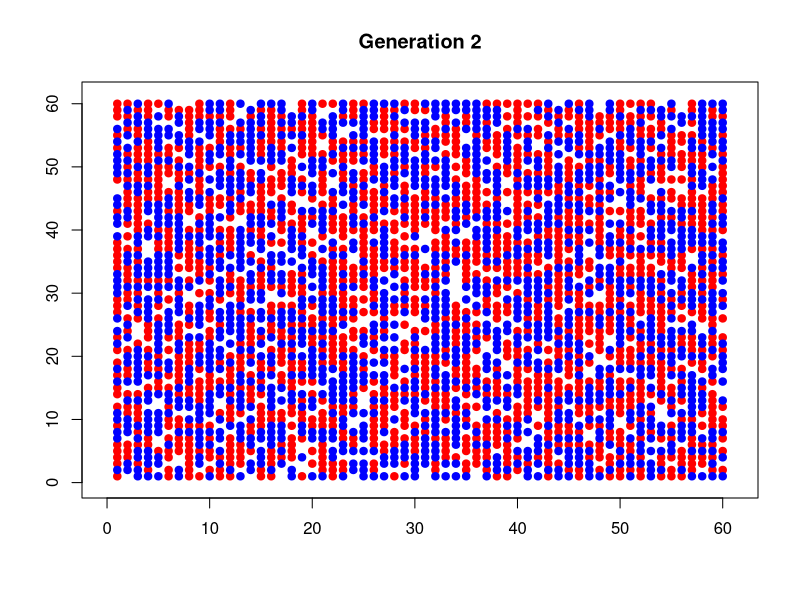
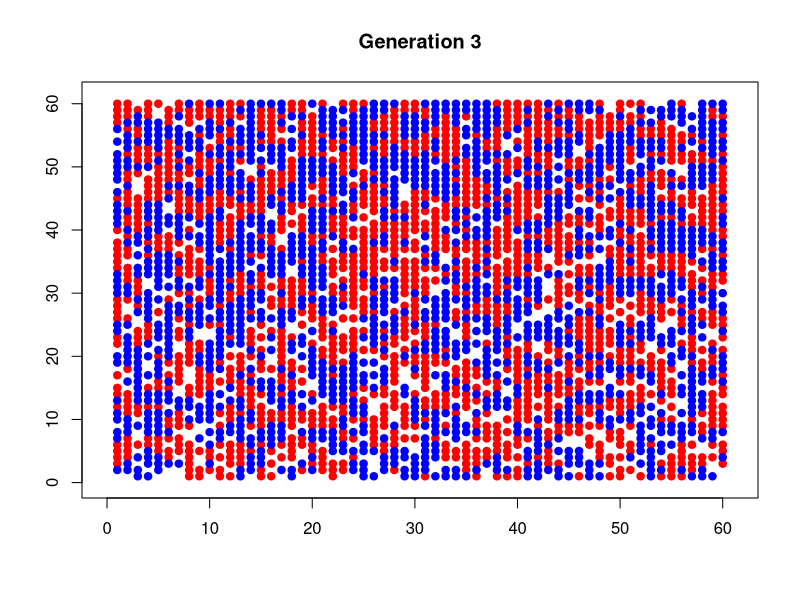
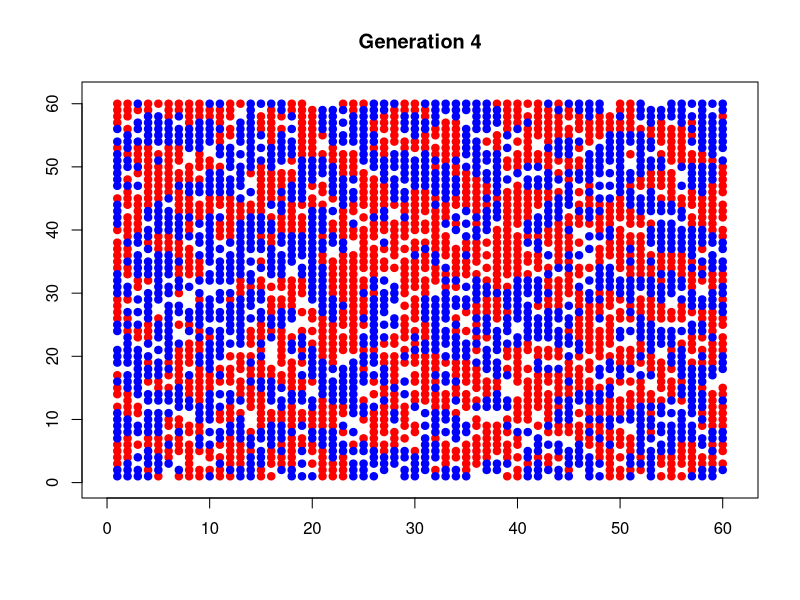
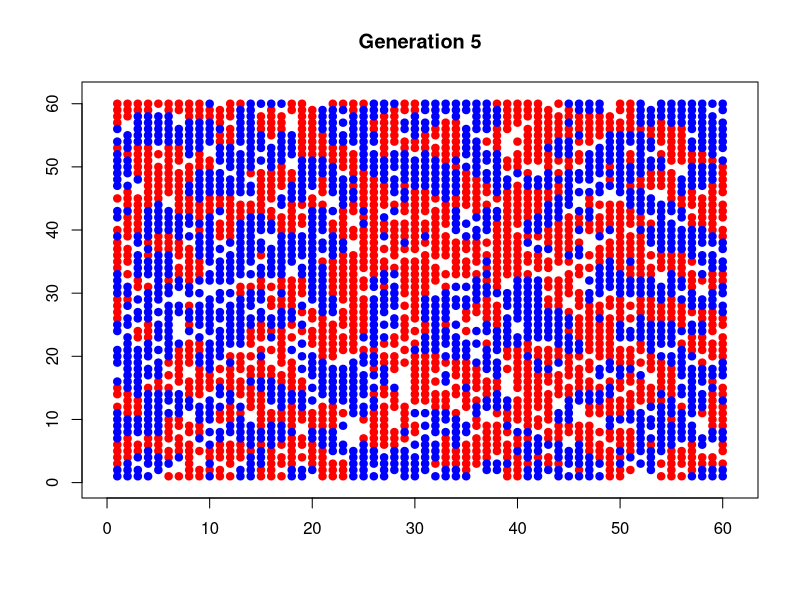
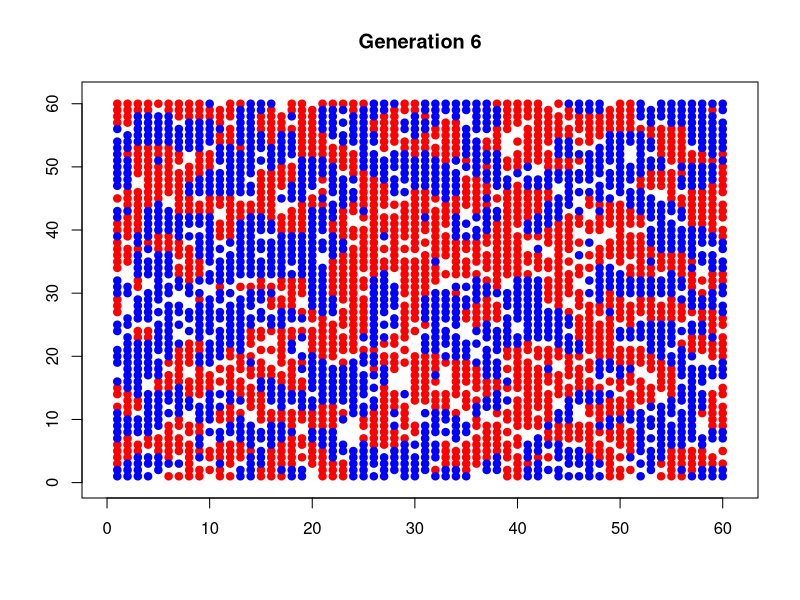
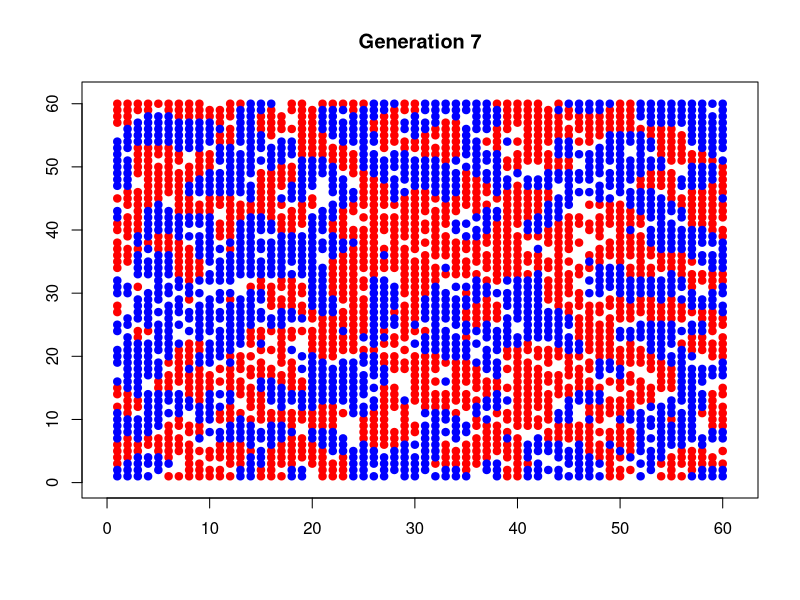
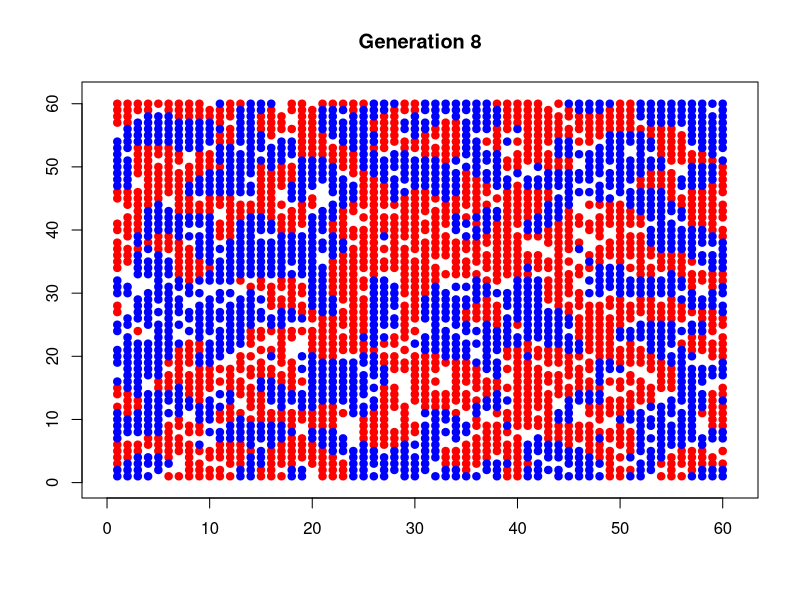
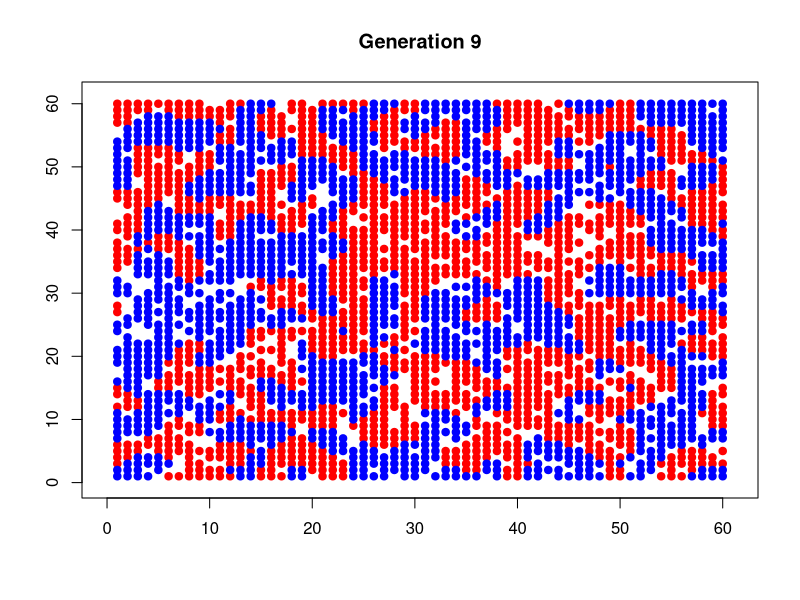

Here is the R script that generated these plots, in order:

# Schelling's Segregation simulation -- version 1.0
# CPSC 420 -- spring 2016

probRed <- .42
probBlue <- .42

# What fraction of my neighbors (minimum) must look like me in order for me
# not to move?
thresh <- .4

RED <- 1
BLUE <- 2
EMPTY <- 3

width <- 60
height <- 60
numGen <- 40


numNeighborsOfColor <- function(city, row, col, color) {
    num <- 0
    if (row > 1 && col > 1 && city[row-1,col-1] == color) {
        num <- num + 1
    }
    if (col > 1 && city[row,col-1] == color) {
        num <- num + 1
    }
    if (row < height && col > 1 && city[row+1,col-1] == color) {
        num <- num + 1
    }
    if (row < height && city[row+1,col] == color) {
        num <- num + 1
    }
    if (row > 1 && city[row-1,col] == color) {
        num <- num + 1
    }
    if (row < height && col < width && city[row+1,col+1] == color) {
        num <- num + 1
    }
    if (col < height && city[row,col+1] == color) {
        num <- num + 1
    }
    if (row > 1 && col < height && city[row-1,col+1] == color) {
        num <- num + 1
    }
    return(num)
}

numRedNeighbors <- function(city, row, col) {
    return(numNeighborsOfColor(city, row, col, RED))
}

numBlueNeighbors <- function(city, row, col) {
    return(numNeighborsOfColor(city, row, col, BLUE))
}

computeRatio <- function(mycolor, city, row, col) {
    nred <- numRedNeighbors(city, row, col)
    nblue <- numBlueNeighbors(city, row, col)
    if (nred + nblue == 0) {
        return(1)
    }
    if (mycolor == RED) {
        ratio <- nred/(nred+nblue)
    } else {
        ratio <- nblue/(nred+nblue)
    }
    return(ratio)
}

belowThresh <- function(mycolor, city, row, col, thresh) {

    ratio <- computeRatio(mycolor, city, row, col)
    if (ratio < thresh) {
        return(TRUE)
    } else {
        return(FALSE)
    }
}

pointsForGrid <- function(grid,val) {
    xcoords <- vector()
    ycoords <- vector()
    for (row in 1:nrow(grid)) {
        for (col in 1:ncol(grid)) {
            if (grid[row,col] == val) {
                xcoords[length(xcoords)+1] <- col
                ycoords[length(ycoords)+1] <- nrow(grid) - row + 1
            }
        }
    }
    return(list(xcoords,ycoords))
}

findRandomEmpty <- function(city) {
    empties <- which(city == EMPTY, arr.ind=TRUE)
    return(empties[sample.int(nrow(empties),1),])
}

computeAvgRatio <- function(city) {
    ratioSum <- 0
    numNonEmpty <- 0
    for (row in 1:nrow(city)) {
        for (col in 1:ncol(city)) {
            if (city[row,col] != EMPTY) {
                numNonEmpty <- numNonEmpty + 1
                ratioSum <- ratioSum +
                    computeRatio(city[row,col],city,row,col)
            }
        }
    }
    return (ratioSum / numNonEmpty)
}


plot.gen <- function(city,gen) {
    reds <- pointsForGrid(city[,,gen-1],RED)
    plot(reds[[1]],reds[[2]],pch=19,col="red",
        xlim=c(0,width+1),ylim=c(0,height+1),main=paste("Generation",gen),
        xlab="",ylab="")
    blues <- pointsForGrid(city[,,gen-1],BLUE)
    points(blues[[1]],blues[[2]],pch=19,col="blue",
        xlim=c(0,width+1),ylim=c(0,height+1))
}


# Main simulation.
starter <- runif(width * height)
config <- matrix(ifelse(starter < probRed, RED, 
    ifelse(starter < probRed + probBlue, BLUE,
    EMPTY)),nrow=height)

city <- array(dim=c(width,height,numGen))
city[,,1] <- config


for (gen in 2:numGen) {
    
    plot.gen(city,gen)

    city[,,gen] <- city[,,gen-1]

    for (row in seq(height)) {
        for (col in seq(width)) {
            curr.val <- city[row,col,gen-1]
            if(curr.val != EMPTY  &&  
                    belowThresh(curr.val, city[,,gen-1],row,col,thresh)) {
                city[row,col,gen] <- EMPTY
                randEmpty <- findRandomEmpty(city[,,gen])
                city[randEmpty[1],randEmpty[2],gen] <- curr.val
            }
        }
    }

}

cat("The average ratio is ", 
    round(computeAvgRatio(city[,,numGen]),2),".\n",sep="")
